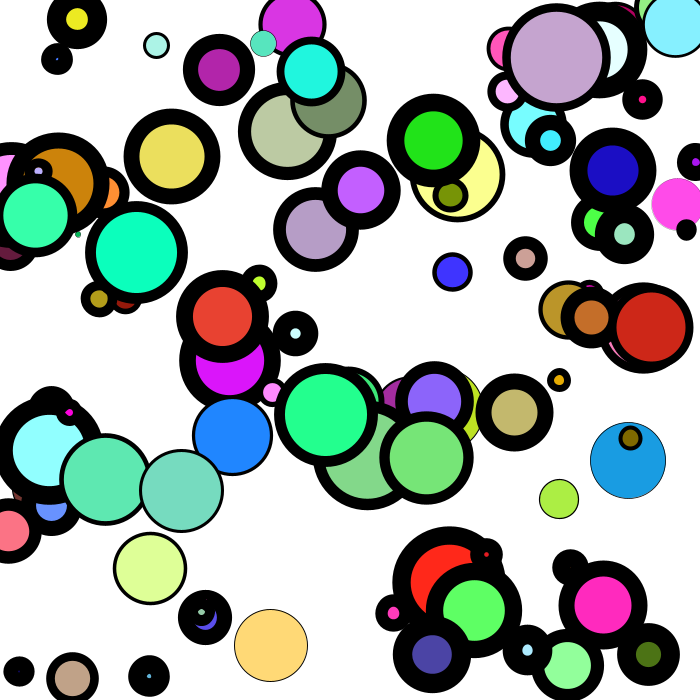
Frame 1 (no input)
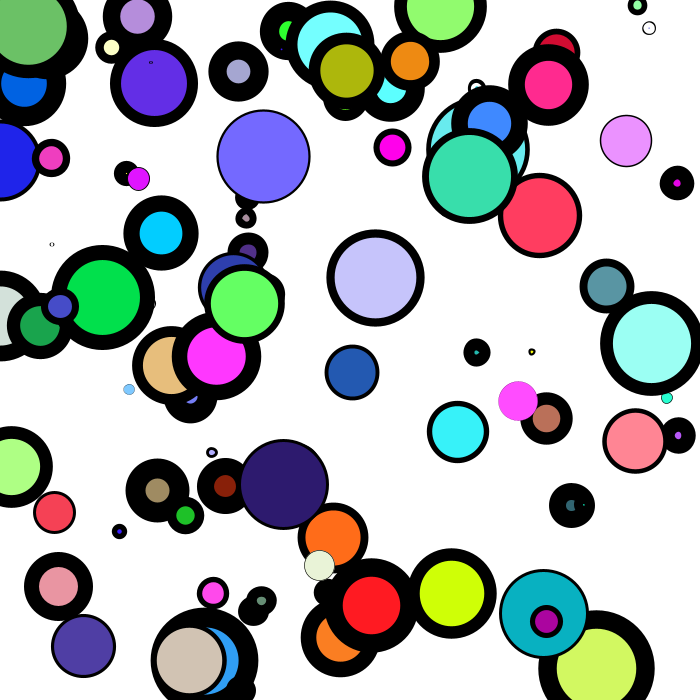
Frame 2 (the mouse pressed at the canvas centre, redrawn once)

The Processing sketch that drew these frames (run headless with seeded random() and noise(); the mouse was pressed at the canvas centre and the sketch redrawn once):

// Processing sketch: processing_59454
// ── processing_59454.pde

void setup(){ // definições de set up
  size(700,700); // tamanho da janela
  smooth(); // definição do contorno
  noLoop(); // imagem estática
}

void draw(){ // desenhar imagem
  background(255); //cor de fundo
  
  for ( int i = 0; i<100; i = i+1){ // número de círculos
    
  float s = random(20); // variavél da espessura do outline
  float r = random(300); // variavél da cor dos círculos
  float g = random(300); // variavél da cor dos círculos
  float b = random(300); // variavél da cor dos círculos
  
  float posX = random (width); // gerar um numero para a posição horizontal dos círculos
  float posY = random(height);// gerar um numero para a posição vertical dos círculos
  
  float diametro = random (0,100); // gerar um diametro
  
  strokeWeight(s); // espessura da linha do círculo
 fill( r,g,b); // preenchimento dos círculos 
  ellipse(posX, posY, diametro, diametro); // desenhar a elipse com os valores gerados
}

  
  
  
}
